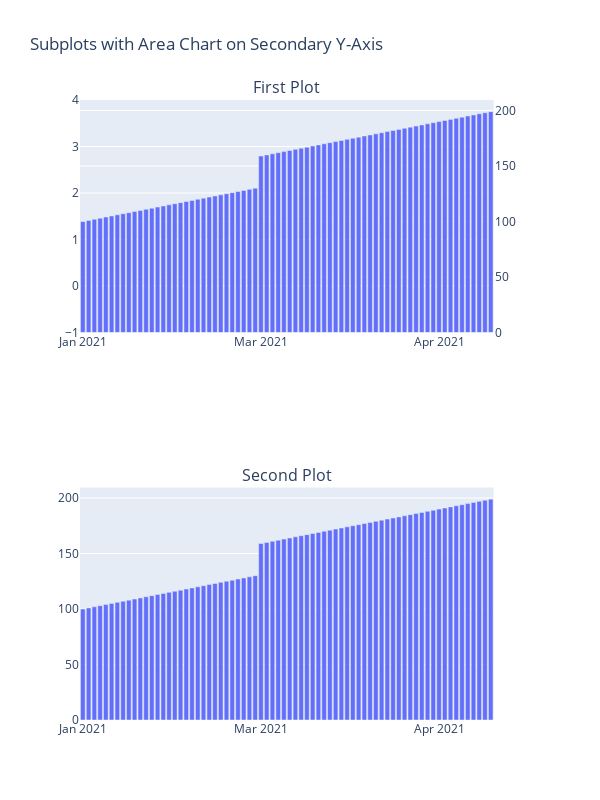

Source (notebook cell):
### Code cell
import plotly.graph_objects as go
from plotly.subplots import make_subplots
import plotly.express as px
import pandas as pd
# 创建示例数据
df1 = pd.DataFrame({
    'date': pd.date_range(start="2021-01-01", periods=100, freq='D'),
    'value': range(100)
})

df2 = pd.DataFrame({
    'date': pd.date_range(start="2021-01-01", periods=100, freq='D'),
    'value': range(100, 200)
})
fig1 = px.line(df1, x='date', y='value', title='Time Series 1', render_mode='webgl')
fig2 = px.bar(df2, x='date', y='value', title='Time Series 2')
# 创建 2 行 1 列的子图布局，并为第二图添加第二坐标轴
fig = make_subplots(
    rows=2, cols=1, 
    subplot_titles=("First Plot", "Second Plot"),
    specs=[[{"secondary_y": True}], [{"secondary_y": True}]]
)

# 将 Plotly Express 图表的数据添加到子图
for trace in fig1.data:
    fig.add_trace(trace, row=1, col=1)
for trace in fig2.data:
    fig.add_trace(trace, row=1, col=1, secondary_y=True)    
for trace in fig2.data:
    fig.add_trace(trace, row=2, col=1)
fig.update_layout(height=800, width=600, title_text="Subplots with Area Chart on Secondary Y-Axis")
fig.update_xaxes(
    rangebreaks=[
        dict(bounds=["2021-02-01", "2021-03-01"])
    ]
)

fig.show()
